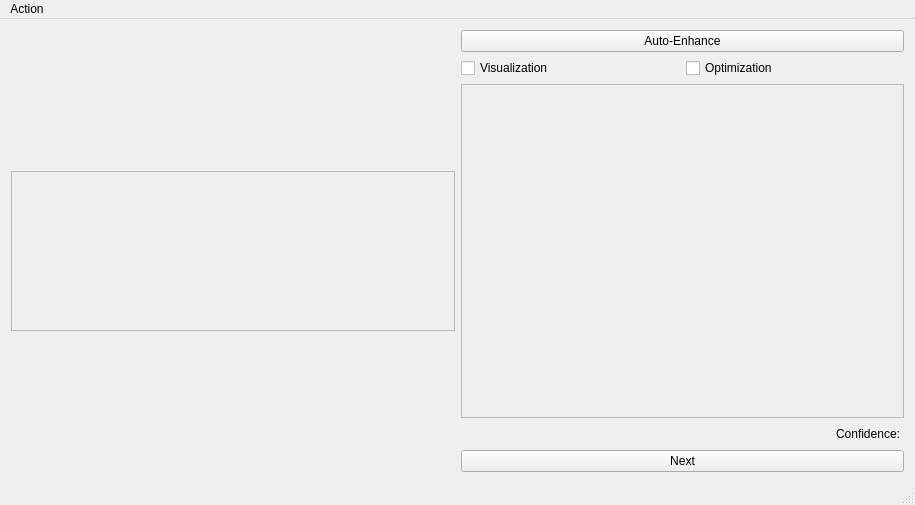
<?xml version="1.0" encoding="UTF-8"?>
<ui version="4.0">
 <class>MainWindow</class>
 <widget class="QMainWindow" name="MainWindow">
  <property name="geometry">
   <rect>
    <x>0</x>
    <y>0</y>
    <width>915</width>
    <height>505</height>
   </rect>
  </property>
  <property name="windowTitle">
   <string>MainWindow</string>
  </property>
  <widget class="QWidget" name="centralWidget">
   <layout class="QHBoxLayout" name="horizontalLayout">
    <item>
     <layout class="QVBoxLayout" name="verticalLayout_preview">
      <item>
       <widget class="QScrollArea" name="scrollArea_reference">
        <property name="sizePolicy">
         <sizepolicy hsizetype="Expanding" vsizetype="Maximum">
          <horstretch>0</horstretch>
          <verstretch>0</verstretch>
         </sizepolicy>
        </property>
        <property name="minimumSize">
         <size>
          <width>0</width>
          <height>160</height>
         </size>
        </property>
        <property name="widgetResizable">
         <bool>true</bool>
        </property>
        <widget class="QWidget" name="scrollAreaWidgetContents_reference">
         <property name="geometry">
          <rect>
           <x>0</x>
           <y>0</y>
           <width>437</width>
           <height>158</height>
          </rect>
         </property>
         <property name="sizePolicy">
          <sizepolicy hsizetype="Minimum" vsizetype="Preferred">
           <horstretch>0</horstretch>
           <verstretch>0</verstretch>
          </sizepolicy>
         </property>
         <layout class="QHBoxLayout" name="horizontalLayout_reference">
          <property name="leftMargin">
           <number>0</number>
          </property>
          <property name="topMargin">
           <number>0</number>
          </property>
          <property name="rightMargin">
           <number>0</number>
          </property>
          <property name="bottomMargin">
           <number>0</number>
          </property>
         </layout>
        </widget>
       </widget>
      </item>
     </layout>
    </item>
    <item>
     <layout class="QVBoxLayout" name="verticalLayout">
      <item>
       <widget class="QPushButton" name="pushButton_auto">
        <property name="text">
         <string>Auto-Enhance</string>
        </property>
       </widget>
      </item>
      <item>
       <layout class="QGridLayout" name="settingGridLayout">
        <item row="0" column="0">
         <widget class="QCheckBox" name="checkBox_vis">
          <property name="text">
           <string>Visualization</string>
          </property>
         </widget>
        </item>
        <item row="0" column="1">
         <widget class="QCheckBox" name="checkBox_opt">
          <property name="text">
           <string>Optimization</string>
          </property>
         </widget>
        </item>
       </layout>
      </item>
      <item>
       <widget class="QScrollArea" name="scrollArea">
        <property name="sizePolicy">
         <sizepolicy hsizetype="MinimumExpanding" vsizetype="Expanding">
          <horstretch>0</horstretch>
          <verstretch>0</verstretch>
         </sizepolicy>
        </property>
        <property name="widgetResizable">
         <bool>true</bool>
        </property>
        <widget class="QWidget" name="scrollAreaWidgetContents">
         <property name="geometry">
          <rect>
           <x>0</x>
           <y>0</y>
           <width>426</width>
           <height>294</height>
          </rect>
         </property>
         <layout class="QGridLayout" name="sliderGridLayout"/>
        </widget>
       </widget>
      </item>
      <item>
       <layout class="QHBoxLayout" name="horizontalLayout_conf">
        <item>
         <spacer name="horizontalSpacer">
          <property name="orientation">
           <enum>Qt::Horizontal</enum>
          </property>
          <property name="sizeHint" stdset="0">
           <size>
            <width>40</width>
            <height>20</height>
           </size>
          </property>
         </spacer>
        </item>
        <item>
         <widget class="QLabel" name="label_conf">
          <property name="text">
           <string>Confidence: </string>
          </property>
         </widget>
        </item>
       </layout>
      </item>
      <item>
       <widget class="QPushButton" name="nextButton">
        <property name="minimumSize">
         <size>
          <width>320</width>
          <height>0</height>
         </size>
        </property>
        <property name="text">
         <string>Next</string>
        </property>
       </widget>
      </item>
     </layout>
    </item>
   </layout>
  </widget>
  <widget class="QMenuBar" name="menuBar">
   <property name="geometry">
    <rect>
     <x>0</x>
     <y>0</y>
     <width>915</width>
     <height>22</height>
    </rect>
   </property>
   <widget class="QMenu" name="menuAction">
    <property name="title">
     <string>Action</string>
    </property>
    <addaction name="actionExport_transformed_feature_coordinates"/>
    <addaction name="actionRestart_timer"/>
    <addaction name="actionDisable_functions"/>
   </widget>
   <addaction name="menuAction"/>
  </widget>
  <widget class="QStatusBar" name="statusBar"/>
  <action name="actionExport_transformed_feature_coordinates">
   <property name="text">
    <string>Export transformed feature coordinates</string>
   </property>
  </action>
  <action name="actionRestart_timer">
   <property name="text">
    <string>Restart timer</string>
   </property>
   <property name="shortcut">
    <string>Ctrl+R</string>
   </property>
  </action>
  <action name="actionDisable_functions">
   <property name="text">
    <string>Disable functions</string>
   </property>
  </action>
 </widget>
 <layoutdefault spacing="6" margin="11"/>
 <resources/>
 <connections/>
</ui>
